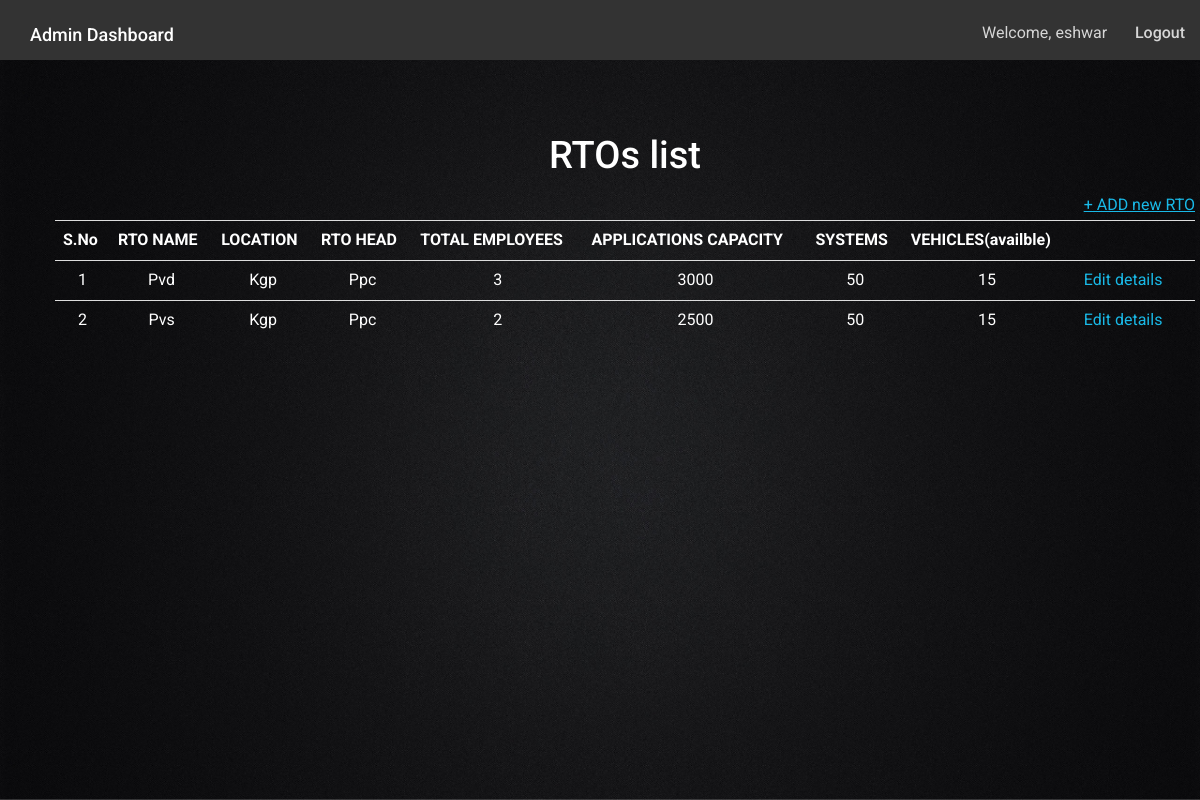
The app's page /admin/admin_rtos_view.php (signed in) with its own data.
### tables this page shows
CREATE TABLE `rto_offices` (
  `id` int(20) NOT NULL,
  `Name_of_the_RTO` varchar(100) NOT NULL,
  `Location_of_the_RTO` varchar(100) NOT NULL,
  `concerned_person` varchar(100) NOT NULL,
  `total_employees` int(10) NOT NULL,
  `applications_capacity` int(11) NOT NULL,
  `total_vehicles` int(11) NOT NULL,
  `total_systems` int(11) NOT NULL
);

### admin/admin_rtos_view.php (the view, shortened to what this page needs)
<?php
	include_once('../includes/initialize.php');
	$query = "SELECT * FROM RTO_offices;";
	$result = mysqli_query($conn, $query);
	if(!$result) {
		die("ERROR: ".mysqli_error($result));
	} else {
		$count = 1;
		While($x = mysqli_fetch_array($result)) {
            $rtos_array[$count]['rto_id'] = $x['id'];
			$rtos_array[$count]['rto_name'] = $x['Name_of_the_RTO'];
			$rtos_array[$count]['rto_location'] = $x['Location_of_the_RTO'];
			$rtos_array[$count]['head'] = $x['concerned_person'];
			$rtos_array[$count]['total_employees'] = $x['total_employees'];
			$rtos_array[$count]['total_vehicles'] = $x['total_vehicles'];
			$rtos_array[$count]['total_systems'] = $x['total_systems'];
			$rtos_array[$count]['applications_capacity'] = $x['applications_capacity'];
			$count++;
		}
		$total_rtos = $count - 1 ;
	}
?>
<?php include_once(LIB_PATH.DS.'layouts/html_initialize.php'); ?>
<?php include_once(LIB_PATH.DS.'layouts/css_initialize.php'); ?>
<?php include_once(LIB_PATH.DS.'layouts/favicon_initialize.php'); ?>
    <body onload="ButtonsEdit()">
        <div class="anks">
            <img src="../assets/img/backgrounds/plain.jpg" class="bg">
            <?php include_once(LIB_PATH.DS.'layouts/navbar.php') ?>
            <div class="top-content">
                <div class="inner-bg" >
                    <div class="container">
                        <div class="row">
                            <div class="col-sm-12 text">
                                <h1><strong>RTOs list</strong></h1>
                                <div style="float: right"><a href="Add_new_RTO.php"><u>+ ADD new RTO</u></a></div>
                                <div class="top-big-link">
                                   <table class="table">
                                        <tr>
                                            <th>S.No</th>
                                            <th>RTO NAME</th>
                                            <th>LOCATION</th>
                                            <th>RTO HEAD</th>
                                            <th>TOTAL EMPLOYEES</th>
                                            <th>APPLICATIONS CAPACITY</th>
                                            <th>SYSTEMS</th>
                                            <th>VEHICLES(availble)</th>
                                            <th></th>
                                        </tr>
                                        <?php 	$count = 1;
                                        		while ($count <= $total_rtos) { ?>
                                        <tr>
                                        	<td><?php echo $count; ?></td>
                                        	<td><?php echo ucfirst($rtos_array[$count]['rto_name']); ?></td>
                                        	<td><?php echo ucfirst($rtos_array[$count]['rto_location']); ?></td>
                                        	<td><?php echo ucfirst($rtos_array[$count]['head']); ?></td>
                                        	<td><?php echo ucfirst($rtos_array[$count]['total_employees']); ?></td>
                                        	<td><?php echo ucfirst($rtos_array[$count]['applications_capacity']); ?></td>
                                        	<td><?php echo ucfirst($rtos_array[$count]['total_systems']); ?></td>
                                        	<td><?php echo ucfirst($rtos_array[$count]['total_vehicles']); ?></td>
                                            <td><a href="edit_RTO.php?id=<?php echo $rtos_array[$count]['rto_id']; ?>" style="padding-right: 20px;">Edit details</a><a href=""></a></td>
                                        </tr>
                                        <?php	$count++;
                                        		} ?>
                                    </table>
                                </div>
                            </div>
                        </div>
                    </div>
                </div>
            </div>
        </div>
    </body>
</html>

### assets/css/style.css (style rules this page uses)
body { font-family: 'Roboto', sans-serif; font-size: 16px; font-weight: 400; color: white; line-height: 30px; }
strong { font-weight: 500; color: white; }
a, a:hover, a:focus { color: #19b9e7; text-decoration: none; -o-transition: all .3s; -moz-transition: all .3s; -webkit-transition: all .3s; -ms-transition: all .3s; transition: all .3s; }
h1, h2 { margin-top: 10px; font-size: 38px; font-weight: 400; color: white; line-height: 50px; }
img { max-width: 100%; }
th { font-size: 300; }
img.bg { min-height: 100%; min-width: 1024px; width: 100%; height: auto; position: fixed; top: 0; left: 0; z-index: -10; }
div.anks { text-align: center; }
.inner-bg { padding:120px 40px ; }
.top-content .text { color: #fff; }
.top-content .text h1 { color: #fff; }
.top-content .top-big-link { margin-top: 35px; }

### records on screen
rto_offices: Name_of_the_RTO "Pvd", Location_of_the_RTO "Kgp", concerned_person "Ppc", total_employees "3", applications_capacity "3000", total_systems "50", total_vehicles "15"
rto_offices: Name_of_the_RTO "Pvs", Location_of_the_RTO "Kgp", concerned_person "Ppc", total_employees "2", applications_capacity "2500", total_systems "50", total_vehicles "15"

### other values on screen
$_SESSION['FirstName'] "eshwar"
